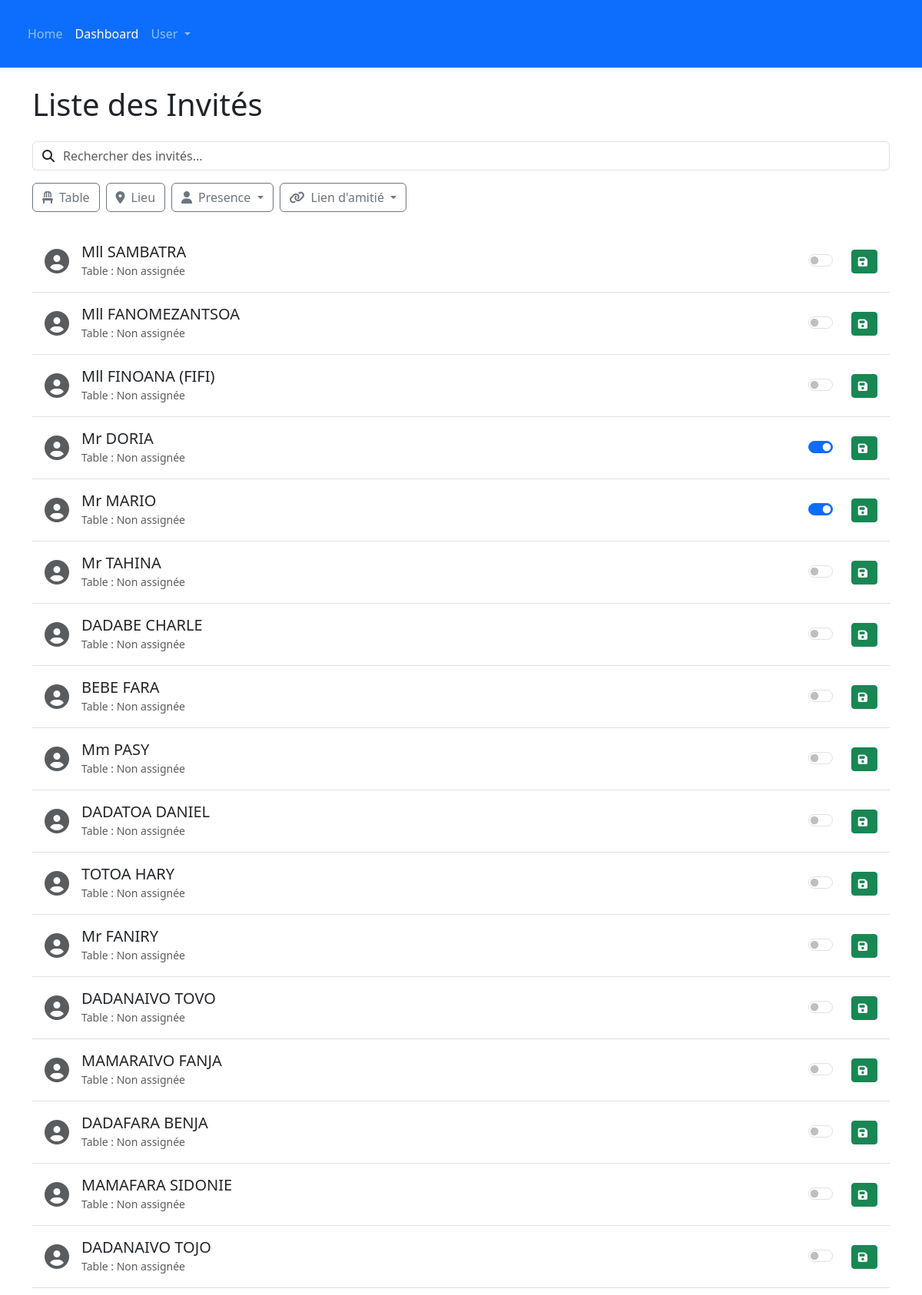
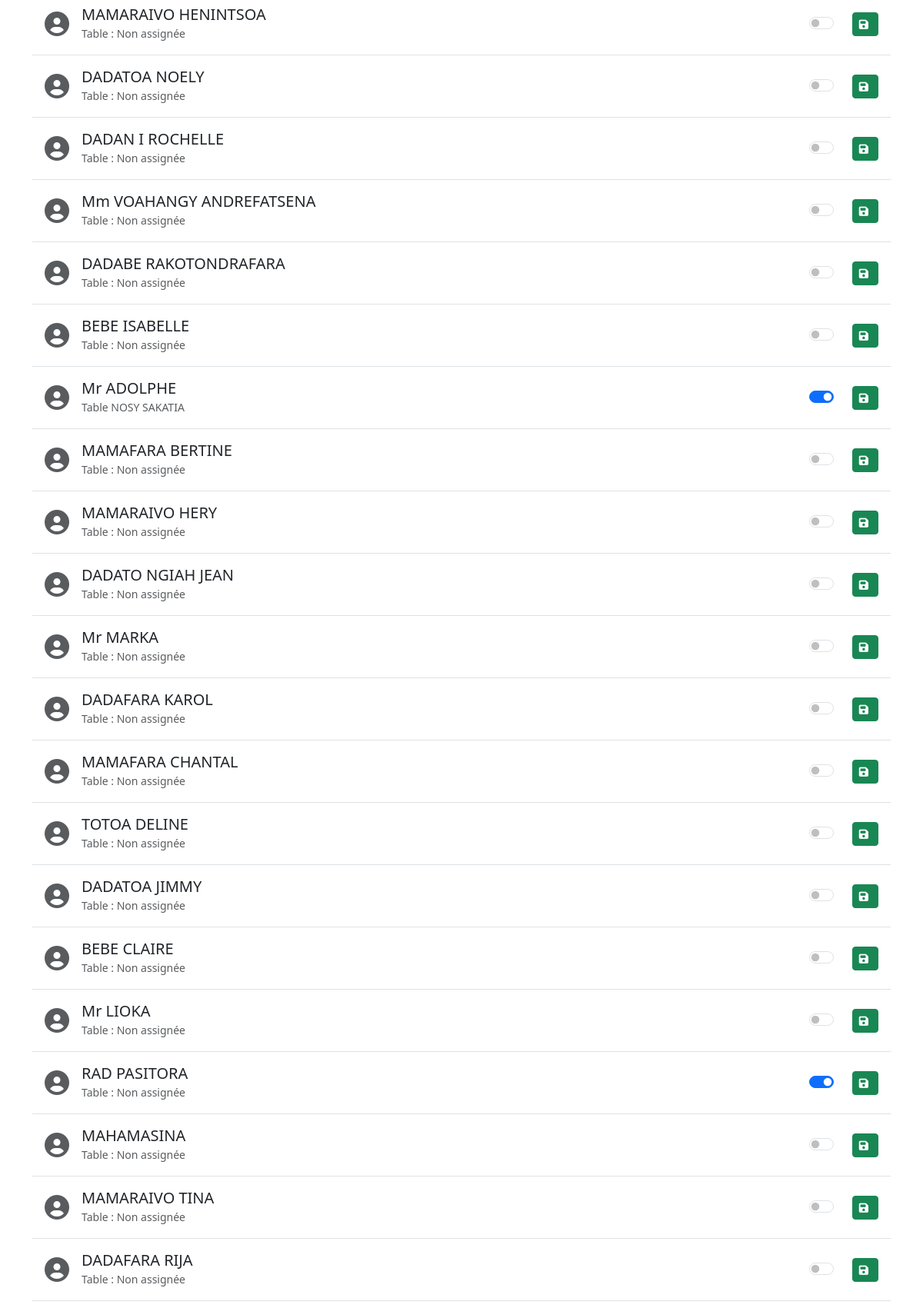
Page /cheking/search/ (upper part) on the committed database (2 pictures, top to bottom).
### cheking/models.py (models this page shows, shortened)
class Invite(models.Model):
    nom = models.CharField(max_length=100)
    ville = models.ForeignKey(Ville, on_delete=models.CASCADE, null=True, blank=True)
    quartier = models.ForeignKey(Quartier, on_delete=models.CASCADE, null=True, blank=True)
    invitation = models.ForeignKey(QrCode, on_delete=models.CASCADE, related_name='invites')
    nombre = models.IntegerField(default=1)
    est_present = models.BooleanField(default=False)
    attente_de_validation = models.BooleanField(default=False)
    lien_amitie = models.ForeignKey(LienAmitie, on_delete=models.CASCADE, null=True, blank=True)

class QrCode(models.Model):
    code = models.CharField(max_length=100, unique=True)
    table = models.ForeignKey(Tables, on_delete=models.CASCADE, null=True, blank=True)

class Tables(models.Model):
    nom = models.CharField(max_length=100)
    def __str__(self):
        return f"Table {self.nom}"

### cheking/views.py (the view)
# urls.py: path('search/', views.search, name="search"),
def search(request):
    code = request.GET.get('code', None)
    if code:
        invites = Invite.objects.filter(invitation__code=code)
    else:
        invites = Invite.objects.all()
    tables = get_tables(invites)
    if not invites.exists():
        messages.error(request, "Aucun invité trouvé avec ce code.")
    context= {
        'tables': tables,
        'invites': invites,}
    return render(request, 'cheking/search_invites.html', context)

### cheking/views.py (called while the page is built)
def get_tables(liste):
    tables = set()
    for invite in liste:
        if invite.invitation and invite.invitation.table:
            tables.add(invite.invitation.table.nom)
    return sorted(tables)

### cheking/templates/cheking/search_invites.html (shortened to what this page needs)
{% extends 'base.html' %}
{% load static %}
{% block content %}
<div class="container py-4">
    <div class="d-flex justify-content-between align-items-center mb-4">
        <h1 class="mb-0">Liste des Invités</h1>
    </div>
    <div class="input-group mb-3">
        <span class="input-group-text bg-white border-end-0" id="search-addon"><i class="fas fa-search"></i></span>
        <input type="text" class="form-control border-start-0 ps-0" placeholder="Rechercher des invités..." aria-label="Search" aria-describedby="search-addon" id="guestSearchInput">
    </div>
    <div class="d-flex flex-wrap gap-2 mb-4">
        <button class="btn btn-outline-secondary filter-btn" data-filter-type="table" id="tableButton">
            <i class="fas fa-chair me-2"></i>Table
        </button>
        <button class="btn btn-outline-secondary filter-btn" data-filter-type="location" id="locationButton">
            <i class="fas fa-map-marker-alt me-2"></i>Lieu
        </button>
        <div class="dropdown">
            <button class="btn btn-outline-secondary dropdown-toggle filter-btn" id="abscentButton" data-filter-type="Abscent" type="button" data-bs-toggle="dropdown" aria-expanded="false">
                <i class="fas fa-user me-2"></i>Presence
            </button>
        </div>
        <div class="dropdown">
            <button class="btn btn-outline-secondary dropdown-toggle filter-btn" data-filter-type="friendship" id="friendshipButton" data-bs-toggle="dropdown" aria-expanded="false">
                <i class="fas fa-link me-2"></i>Lien d'amitié
            </button>
        </div>
    </div>
    <div class="guest-list-container overflow-auto" style="max-height: calc(100vh - 400px);">
        <ul class="list-group list-group-flush" id="guestList">
            {% for invite in invites %}
                <li class="list-group-item d-flex justify-content-between align-items-center py-3 guest-item"
                    data-table="{{ invite.invitation.table.nom|default_if_none:'' }}"
                    data-location="{{ invite.quartier.nom|default_if_none:'' }}"
                    data-abcent="{{ invite.est_present }}"
                    data-friendship="{{ invite.lien_amitie.lien|default_if_none:'' }}">
                    <a href="{% url 'cheking:detail' invite.id %}" class="text-decoration-none d-flex align-items-center flex-grow-1 text-dark">
                        <i class="fas fa-user-circle fa-2x me-3 text-muted"></i>
                        <div>
                            <h5 class="mb-0 guest-name">{{ invite.nom }}</h5>
                            <small class="text-muted guest-table">{{ invite.invitation.table|default:"Table : Non assignée" }}</small>
                        </div>
                    </a>
                    <div class="d-flex align-items-center guest-controls">
                        <div class="form-check form-switch me-3">
                            <input class="form-check-input presence-switch"
                                type="checkbox"
                                role="switch"
                                id="presence-switch-{{ invite.id }}"
                                data-invite-id="{{ invite.id }}"
                                {% if invite.est_present %}checked{% endif %}>
                        </div>
                        <button class="btn btn-success btn-sm save-btn"
                                data-invite-id="{{ invite.id }}">
                            <i class="fas fa-save me-1"></i>
                        </button>
                    </div>
                </li>
            {% empty %}
                <li class="list-group-item text-center text-muted">Aucun invité trouvé.</li>
            {% endfor %}
        </ul>
    </div>
</div>
{% endblock %}

### cheking/templates/base.html (shortened to what this page needs)
{% load static %}
<!DOCTYPE html>
<html lang="en">
<head>
    <link href="https://cdn.jsdelivr.net/npm/bootstrap@5.3.3/dist/css/bootstrap.min.css" rel="stylesheet">
    <link rel="stylesheet" href="{% static 'css/style.css' %}">
</head>
<body>
    <header class="bg-primary text-white p-3">
        <nav class="navbar navbar-expand-lg navbar-dark bg-primary">
            <div class="container-fluid">
                <div class="collapse navbar-collapse" id="navbarNav">
                    <ul class="navbar-nav me-auto mb-2 mb-lg-0">
                        <li class="nav-item">
                            <a class="nav-link" href="{% url 'cheking:index' %}">Home</a>
                        </li>
                        <li class="nav-item">
                            <a class="nav-link active" aria-current="page" href="{% url 'cheking:dashboard' %}">Dashboard</a>
                        </li>
                        <li class="nav-item dropdown">
                            <a class="nav-link dropdown-toggle" href="#" role="button" data-bs-toggle="dropdown" aria-expanded="false">
                                User
                            </a>
                        </li>
                    </ul>
                </div>
            </div>
        </nav>
    </header>
    {% block content%}
    {% endblock %}
</body>
</html>

### rows in the picture
Invite: nom "Mll SAMBATRA", invitation.table "Table : Non assignée"
Invite: nom "Mll FANOMEZANTSOA", invitation.table "Table : Non assignée"
Invite: nom "Mll FINOANA (FIFI)", invitation.table "Table : Non assignée"
Invite: nom "Mr DORIA", invitation.table "Table : Non assignée", est_present "☑"
Invite: nom "Mr MARIO", invitation.table "Table : Non assignée", est_present "☑"
Invite: nom "Mr TAHINA", invitation.table "Table : Non assignée"
Invite: nom "DADABE CHARLE", invitation.table "Table : Non assignée"
Invite: nom "BEBE FARA", invitation.table "Table : Non assignée"
Invite: nom "Mm PASY", invitation.table "Table : Non assignée"
Invite: nom "DADATOA DANIEL", invitation.table "Table : Non assignée"
Invite: nom "TOTOA HARY", invitation.table "Table : Non assignée"
Invite: nom "Mr FANIRY", invitation.table "Table : Non assignée"
Invite: nom "DADANAIVO TOVO", invitation.table "Table : Non assignée"
Invite: nom "MAMARAIVO FANJA", invitation.table "Table : Non assignée"
Invite: nom "DADAFARA BENJA", invitation.table "Table : Non assignée"
Invite: nom "MAMAFARA SIDONIE", invitation.table "Table : Non assignée"
Invite: nom "DADANAIVO TOJO", invitation.table "Table : Non assignée"
Invite: nom "MAMARAIVO HENINTSOA", invitation.table "Table : Non assignée"
Invite: nom "DADATOA NOELY", invitation.table "Table : Non assignée"
Invite: nom "DADAN I ROCHELLE", invitation.table "Table : Non assignée"
Invite: nom "Mm VOAHANGY ANDREFATSENA", invitation.table "Table : Non assignée"
Invite: nom "DADABE RAKOTONDRAFARA", invitation.table "Table : Non assignée"
Invite: nom "BEBE ISABELLE", invitation.table "Table : Non assignée"
Invite: nom "Mr ADOLPHE", invitation.table "Table NOSY SAKATIA", est_present "☑"
Invite: nom "MAMAFARA BERTINE", invitation.table "Table : Non assignée"
Invite: nom "MAMARAIVO HERY", invitation.table "Table : Non assignée"
Invite: nom "DADATO NGIAH JEAN", invitation.table "Table : Non assignée"
Invite: nom "Mr MARKA", invitation.table "Table : Non assignée"
Invite: nom "DADAFARA KAROL", invitation.table "Table : Non assignée"
Invite: nom "MAMAFARA CHANTAL", invitation.table "Table : Non assignée"
Invite: nom "TOTOA DELINE", invitation.table "Table : Non assignée"
Invite: nom "DADATOA JIMMY", invitation.table "Table : Non assignée"
Invite: nom "BEBE CLAIRE", invitation.table "Table : Non assignée"
Invite: nom "Mr LIOKA", invitation.table "Table : Non assignée"
Invite: nom "RAD PASITORA", invitation.table "Table : Non assignée", est_present "☑"
Invite: nom "MAHAMASINA", invitation.table "Table : Non assignée"
Invite: nom "MAMARAIVO TINA", invitation.table "Table : Non assignée"
Invite: nom "DADAFARA RIJA", invitation.table "Table : Non assignée"
